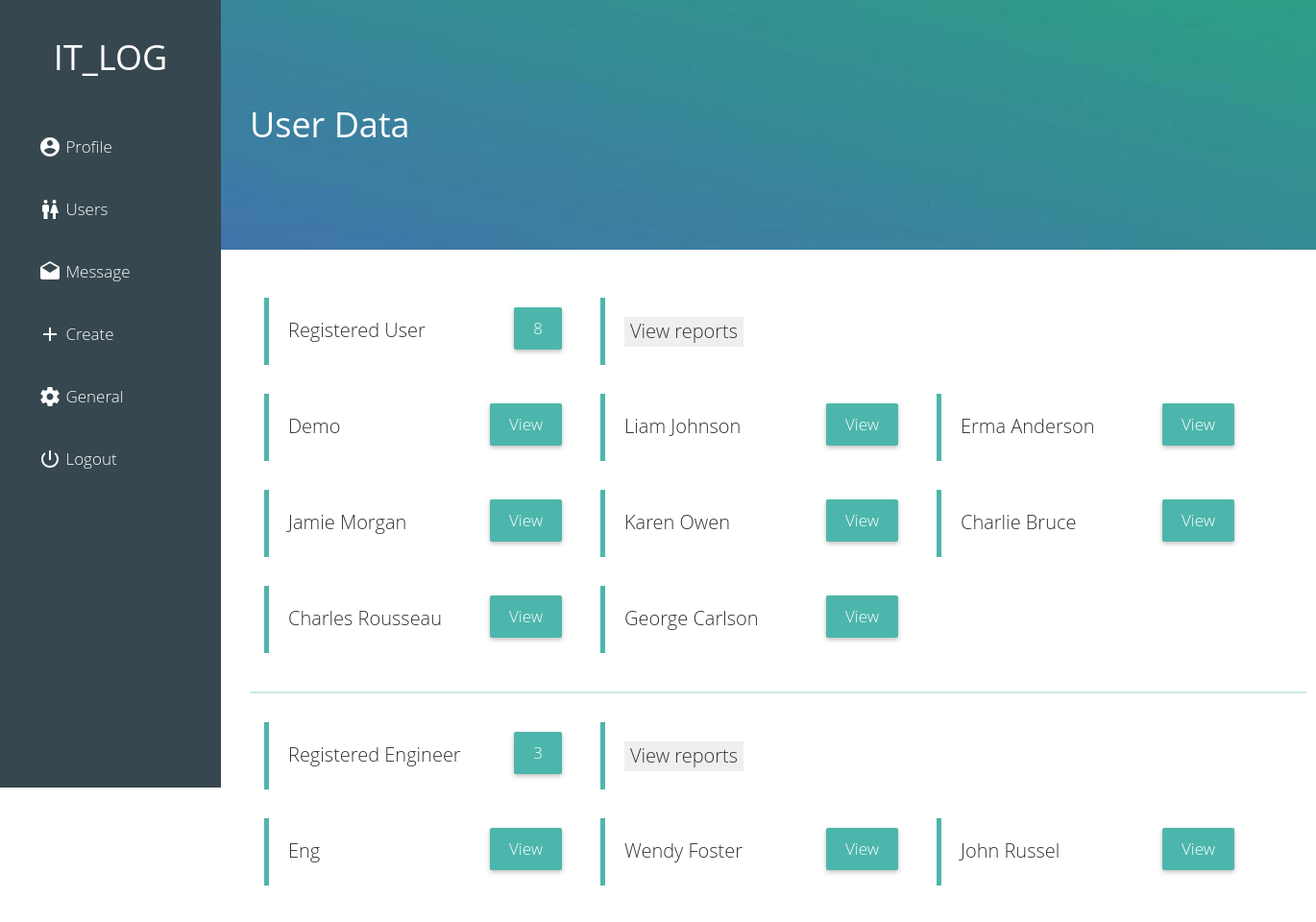
Page /admin/users.php (signed in) on the committed database.
### tables this page shows
CREATE TABLE `circle` (
  `id` int(11) NOT NULL,
  `name` varchar(20) NOT NULL,
  `username` varchar(20) NOT NULL,
  `email` varchar(30) NOT NULL,
  `password` varchar(20) NOT NULL,
  `date` date NOT NULL
);

CREATE TABLE `dummy` (
  `id` int(11) NOT NULL,
  `name` varchar(20) NOT NULL,
  `user_name` varchar(20) NOT NULL,
  `email` varchar(170) NOT NULL,
  `post` varchar(50) NOT NULL,
  `password` varchar(20) NOT NULL,
  `time` timestamp NOT NULL DEFAULT CURRENT_TIMESTAMP ON UPDATE CURRENT_TIMESTAMP
);

### admin/users.php (the view, shortened to what this page needs)
<!DOCTYPE html>
<html>
  <head>
    <link rel="stylesheet" href="../files/css/bootstrap.css">
    <link rel="stylesheet" href="../files/css/custom.css">
  </head>
  <body>
  <?php require 'nav.php'; ?>
  <div class="animated fadeIn">
  <div class="cover main">
    <h1>User Data</h1>
  </div>
    <div class="div">
        <div class="col-lg-12 ">
          <?php
            $result = mysql_query("SELECT * FROM `circle`");
            $num_rows = mysql_num_rows($result);
          ?>
              <div class='admin-data'>
                Registered User
                <span class='button view' href=''><?php echo "$num_rows";?></a>
              </div>
              <div class='admin-data'>
              <form method="get" action="http://localhost/ComplaintMgSystem-PHP/admin/pdfs/index1.php">
                  <button type="submit">View reports</button>
                </form>
              </div>
                <br><br><br><br><br>
          <?php
            $db=mysql_query("SELECT * FROM `circle` ");
            while($data=mysql_fetch_array($db)) {
            echo"<div class='admin-data'>";
            echo $data['name'];
            echo "<a class='button view' href='user_data.php?id=$data[id]'>View</a>";
            echo "</div>";
           }
          ?>
        </div>
        <div class="baro"></div>
          <div class="col-lg-12 ">
            <?php $result = mysql_query("SELECT * FROM `dummy`");
              $num_rows = mysql_num_rows($result);
            ?>
                <div class='admin-data'>
                  Registered Engineer
                  <span class='button view' href=''><?php echo "$num_rows";?></a>
                </div>
                <div class='admin-data'>
                <form method="get" action="http://localhost/ComplaintMgSystem-PHP/admin/pdfs/index3.php">
                <button type="submit">View reports</button>
              </form>
                </div>
              <br><br><br><br><br>
            <?php
              $db=mysql_query("SELECT * FROM `dummy` ");
              while($data=mysql_fetch_array($db)) {
              echo"<div class='admin-data'>";
              echo $data['name'];
              echo "<a class='button view' href='user-engineer.php?id=$data[id]'>View</a>";
              echo "</div>";
             }
            ?>
          </div>
        </div>
    </div>
  </body>
</html>

### admin/nav.php (shortened to what this page needs)
<nav class="admin">
  <ul>
    <h1>IT_LOG</h1>
      <li><a href="admin-profile.php">
      Profile</a></li>
      <li><a href="users.php">
      Users</a></li>
      <li><a class="disable" href="message.php">
      <svg fill="#FFFFFF" height="24" viewBox="0 0 24 24" width="24" xmlns="http://www.w3.org/2000/svg">
          <path d="M21.99 8c0-.72-.37-1.35-.94-1.7L12 1 2.95 6.3C2.38 6.65 2 7.28 2 8v10c0 1.1.9 2 2 2h16c1.1 0 2-.9 2-2l-.01-10zM12 13L3.74 7.84 12 3l8.26 4.84L12 13z"/>
         <path d="M0 0h24v24H0z" fill="none"/>
      </svg>
      Message</a></li>
      <li><a href="create.php">
        <svg fill="#FFFFFF" height="24" viewBox="0 0 24 24" width="24" xmlns="http://www.w3.org/2000/svg">
            <path d="M19 13h-6v6h-2v-6H5v-2h6V5h2v6h6v2z"/>
            <path d="M0 0h24v24H0z" fill="none"/>
        </svg>
      Create</a></li>
      <li><a href="general.php">
        General</a></li>
      <li><a href="../logout.php" onClick="javascript:return confirm ('Do you really want to logout ?');">
      Logout</a></li>
  </ul>
</nav>

### files/css/custom.css (style rules this page uses)
body { font-family:"Gotham A", Gotham, "Gotham SSm A", "Gotham SSm B", "Gotham SSm", "Proxima Nova", "Open Sans", "Helvetica Neue", Helvetica, Arial, sans-serif; font-weight: lighter; }
a,a:hover,a:focus,a:visited { color:#4db6ac; text-decoration: none!important; outline: 0px!important; }
a:-webkit-any-link { text-decoration: none; }
button { border: 0px; }
.cover { width:100%; height: 260px; background: #4db6ac url('../img/admin.jpg'); background-position: center center; background-size: cover; position: relative; float: left; z-index: 999; color: #fff; }
.admin { background: #4db6ac url('../img/admin.jpg'); background-size: cover; }
.main { padding-top: 90px; padding-left: 260px; padding-right: 30px; color:#fff; }
.div { width:1100px; min-height: 700px;; padding-top: 20px; background: #fff; position: relative; float: left; left: 230px; }
nav.admin { width:230px; height: 820px; background:#37474f; padding: 0px; padding-top: 20px; position: fixed; float: left; z-index: 9999; }
.admin h1 { color:#fff; text-align: center; padding-bottom: 30px; }
nav.admin ul { list-style-type: none; padding: 0px; margin: 0px; }
nav.admin ul li { display: block; list-style-type: none; margin: 0px; padding: 0px; width:230px; }
nav.admin ul li a { text-decoration: none; color: #fff; font-size: 17px; display: block; line-height: 65px; border-right: 5px solid #37474f; -webkit-transition: 0.3s; transition: 0.3s; padding-left: 40px; padding-top: 0px; top: 20px; }
nav.admin ul li a svg { position: relative; top: 6px; }
.button { position: relative; top: 20px; padding: 15px 40px; color: #fff!important; border-radius: 2px; box-shadow: 0 2px 5px rgba(0,0,0,.26); font-size: 17px; }
.admin-data { width:320px; height:70px; border-left:5px solid #4db6ac; background: #fff; -webkit-transition: 0.3s; transition: 0.3s; position: relative; float: left; left: 30px; margin-right: 30px; margin-top: 30px; padding: 20px 10px 14px 20px; font-size: 20px; }
.view { background:#4db6ac; float: right; padding: 10px 20px; margin-top: -30px; }
.baro { width: 100%; height: 2px; background: #4db6ac; position: relative; float: left; top: 20px; left: 30px; margin-bottom: 20px; margin-top: 20px; opacity: 0.3; }
.animated { animation-duration: 1s; animation-fill-mode: both; }
.fadeIn { animation-name: fadeIn; }

### rows in the picture
circle: name "Demo"
circle: name "Liam Johnson"
circle: name "Erma Anderson"
circle: name "Jamie Morgan"
circle: name "Karen Owen"
circle: name "Charlie Bruce"
circle: name "Charles Rousseau"
circle: name "George Carlson"
dummy: name "Eng"
dummy: name "Wendy Foster"
dummy: name "John Russel"

### other values in the picture
$num_rows "8"
$num_rows "3"
